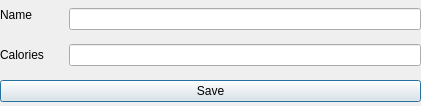
<?xml version="1.0" encoding="UTF-8"?>
<ui version="4.0">
 <class>addingredientwindow</class>
 <widget class="QDialog" name="addingredientwindow">
  <property name="geometry">
   <rect>
    <x>0</x>
    <y>0</y>
    <width>421</width>
    <height>106</height>
   </rect>
  </property>
  <property name="sizePolicy">
   <sizepolicy hsizetype="Fixed" vsizetype="Preferred">
    <horstretch>0</horstretch>
    <verstretch>0</verstretch>
   </sizepolicy>
  </property>
  <property name="windowTitle">
   <string>Dialog</string>
  </property>
  <widget class="QWidget" name="gridLayoutWidget">
   <property name="geometry">
    <rect>
     <x>0</x>
     <y>0</y>
     <width>421</width>
     <height>111</height>
    </rect>
   </property>
   <layout class="QGridLayout" name="gridLayout">
    <property name="sizeConstraint">
     <enum>QLayout::SetDefaultConstraint</enum>
    </property>
    <property name="topMargin">
     <number>0</number>
    </property>
    <item row="1" column="1">
     <widget class="QLineEdit" name="lineEdit">
      <property name="text">
       <string/>
      </property>
     </widget>
    </item>
    <item row="0" column="1">
     <widget class="QLineEdit" name="ingredientname">
      <property name="text">
       <string/>
      </property>
     </widget>
    </item>
    <item row="1" column="0">
     <widget class="QLabel" name="label_2">
      <property name="minimumSize">
       <size>
        <width>63</width>
        <height>0</height>
       </size>
      </property>
      <property name="text">
       <string>Calories</string>
      </property>
     </widget>
    </item>
    <item row="0" column="0" alignment="Qt::AlignLeft|Qt::AlignTop">
     <widget class="QLabel" name="label">
      <property name="minimumSize">
       <size>
        <width>63</width>
        <height>0</height>
       </size>
      </property>
      <property name="text">
       <string>Name</string>
      </property>
     </widget>
    </item>
    <item row="2" column="0" colspan="2">
     <widget class="QPushButton" name="pushButton">
      <property name="text">
       <string>Save</string>
      </property>
     </widget>
    </item>
   </layout>
  </widget>
 </widget>
 <resources/>
 <connections/>
</ui>
